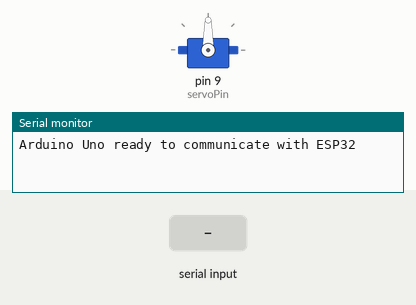
A sketch run on a simulated Arduino Uno, built with avr-gcc and run on an emulated ATmega328P. Parts: servo, the last lines printed to the serial monitor. The inputs (shaded band) are chosen by the test bench.

Above: at 1.2 s.
1.3 s: "30,150\n" received over Serial
At 2.5 s:
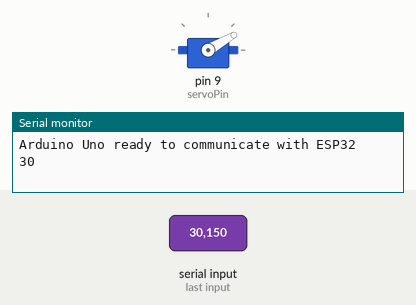
2.8 s: "5\n" received over the second serial link
At 4.0 s:
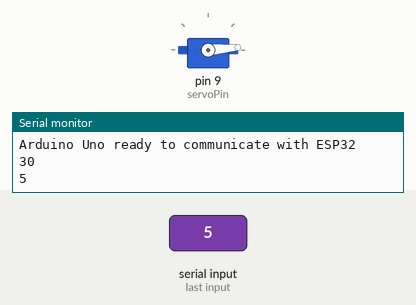
4.3 s: "200\n" received over Serial
At 5.5 s:
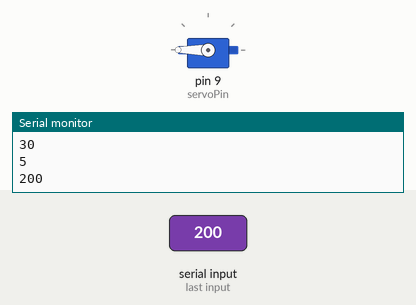
5.8 s: "90,45\n" received over Serial
At 7.0 s:
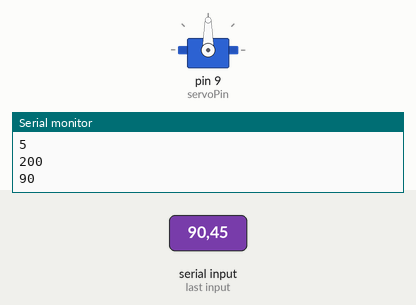
7.3 s: "5\n" received over Serial
At 7.9 s:
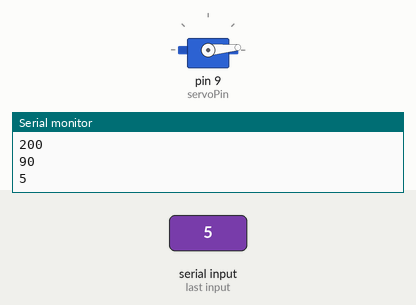
8.8 s: "1,90\n" received over the second serial link
At 10.0 s:
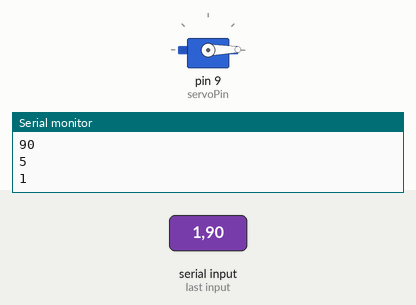
Timing chart, 0 to 11.3 s (numbered marks = the images above; inputs shaded):
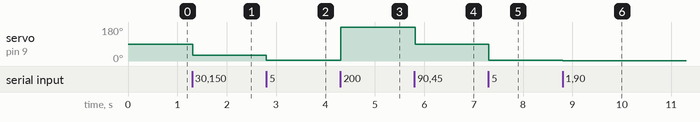

Measured:
- after the input at 1.3 s, servo on pin 9 (servoPin): 90° → 30° at once
- after the input at 2.8 s, servo on pin 9 (servoPin): 30° → 5° at once
- after the input at 4.3 s, servo on pin 9 (servoPin): 5° → 180° at once
- after the input at 5.8 s, servo on pin 9 (servoPin): 180° → 90° at once
- after the input at 7.3 s, servo on pin 9 (servoPin): 90° → 5° at once
- after the input at 8.8 s, servo on pin 9 (servoPin): 5° → 1° at once

The sketch:

ArduinoWebServo.ino
```cpp
#include <SoftwareSerial.h>
#include <Servo.h>

SoftwareSerial mySerial(10, 11); // RX, TX
Servo myServo;
int servoPin = 9;

void setup() {
  // Start the hardware serial communication
  Serial.begin(9600);
  // Attach the servo to the specified pin
  myServo.attach(servoPin);
  // Start the software serial communication
  mySerial.begin(9600);
  Serial.println("Arduino Uno ready to communicate with ESP32");
}

void loop() {
  // Read data from the hardware serial (coming from Serial Monitor or another source)
  if (Serial.available()) {
    String data = Serial.readStringUntil('\n'); // Read the incoming data as a string
    int angle = data.toInt(); // Convert the string to an integer
    mySerial.println(data); // Send the data to the ESP32
    Serial.println(angle); // Output the received angle for debugging
    myServo.write(angle); // Set the servo position
  }

  // Read data from the software serial (coming from ESP32)
  if (mySerial.available()) {
    String input = mySerial.readStringUntil('\n'); // Read the incoming data as a string
    int angle = input.toInt(); // Convert the string to an integer
    Serial.println(angle); // Output the received angle for debugging
    myServo.write(angle); // Set the servo position
  }
}
```
